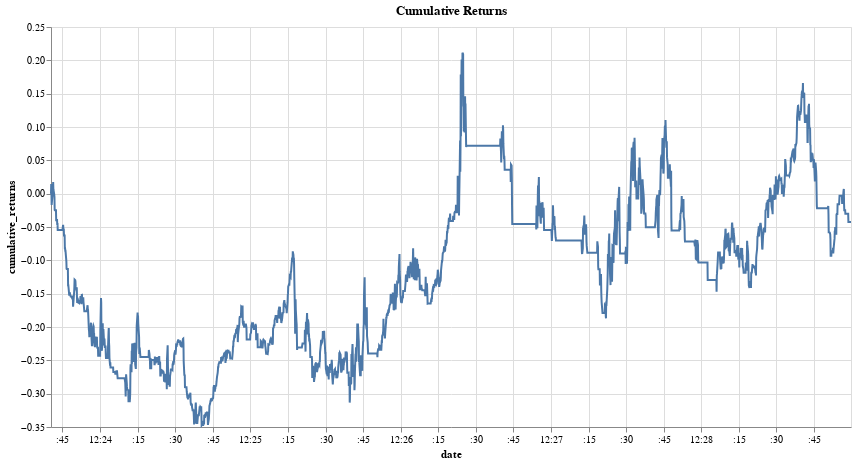

Notebook code cell kept with this figure:
### Code cell
# Backfill the portfolio weights and run the backtest for the ema cross model
ema_cross_weights = backfill_portfolio_weights(BACKTEST_START_DATE, ema_cross_model, nq_data)
ema_cross_weights

ema_cross_performance, ema_cross_metrics = run_backtest(prices_df, ema_cross_weights)
print(ema_cross_metrics)
plot_results(ema_cross_performance)

### Figure 1 — Vega-Lite specification as saved in the notebook (floating-point values rounded to 4 significant figures; data arrays with more than 128 entries replaced by an {"elided": "..."} marker saying what was removed)
{"config": {"view": {"continuousWidth": 300, "continuousHeight": 300}}, "data": {"name": "data-85de878a3f72f14b23cef38aa0c0dc3d"}, "mark": {"type": "line"}, "encoding": {"tooltip": [{"field": "date", "type": "temporal"}, {"field": "cumulative_returns", "type": "quantitative"}], "x": {"field": "date", "type": "temporal"}, "y": {"field": "cumulative_returns", "type": "quantitative"}}, "height": 400, "title": "Cumulative Returns", "width": 800, "$schema": "https://vega.github.io/schema/vega-lite/v5.20.1.json", "datasets": {"data-85de878a3f72f14b23cef38aa0c0dc3d": {"elided": "2541 records"}}}
